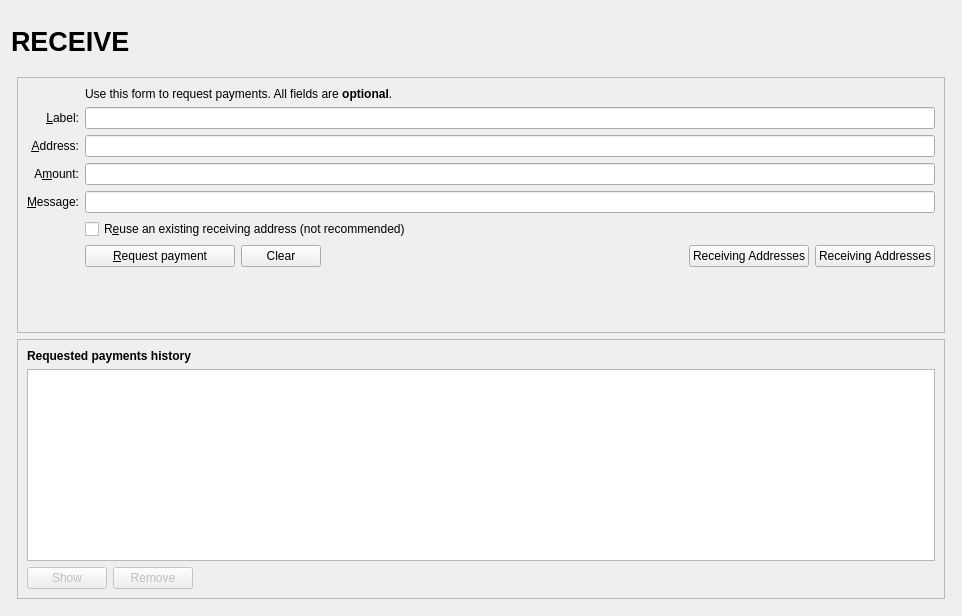
<?xml version="1.0" encoding="UTF-8"?>
<ui version="4.0">
 <class>ReceiveCoinsDialog</class>
 <widget class="QWidget" name="ReceiveCoinsDialog">
  <property name="geometry">
   <rect>
    <x>0</x>
    <y>0</y>
    <width>962</width>
    <height>616</height>
   </rect>
  </property>
  <layout class="QVBoxLayout" name="verticalLayout" stretch="0">
   <item>
    <layout class="QVBoxLayout" name="verticalLayout_Master" stretch="0,1">
     <property name="spacing">
      <number>0</number>
     </property>
     <item>
      <widget class="QFrame" name="frame_Header">
       <layout class="QVBoxLayout" name="verticalLayout_8">
        <property name="margin">
         <number>0</number>
        </property>
        <item>
         <layout class="QHBoxLayout" name="horizontalLayout_Header" stretch="1,0,1">
          <item>
           <widget class="QLabel" name="labelOverviewHeaderLeft">
            <property name="minimumSize">
             <size>
              <width>464</width>
              <height>60</height>
             </size>
            </property>
            <property name="maximumSize">
             <size>
              <width>16777215</width>
              <height>60</height>
             </size>
            </property>
            <property name="font">
             <font>
              <pointsize>20</pointsize>
              <weight>75</weight>
              <bold>true</bold>
             </font>
            </property>
            <property name="text">
             <string>RECEIVE</string>
            </property>
           </widget>
          </item>
          <item>
           <spacer name="horizontalSpacer_3">
            <property name="orientation">
             <enum>Qt::Horizontal</enum>
            </property>
            <property name="sizeHint" stdset="0">
             <size>
              <width>40</width>
              <height>20</height>
             </size>
            </property>
           </spacer>
          </item>
          <item>
           <widget class="QLabel" name="labelOverviewHeaderRight">
            <property name="minimumSize">
             <size>
              <width>464</width>
              <height>60</height>
             </size>
            </property>
            <property name="maximumSize">
             <size>
              <width>16777215</width>
              <height>60</height>
             </size>
            </property>
            <property name="font">
             <font>
              <pointsize>14</pointsize>
             </font>
            </property>
            <property name="text">
             <string/>
            </property>
            <property name="alignment">
             <set>Qt::AlignRight|Qt::AlignTrailing|Qt::AlignVCenter</set>
            </property>
           </widget>
          </item>
         </layout>
        </item>
       </layout>
      </widget>
     </item>
     <item>
      <widget class="QFrame" name="frame_BG">
       <layout class="QVBoxLayout" name="verticalLayout_5">
        <property name="margin">
         <number>6</number>
        </property>
        <item>
         <widget class="QFrame" name="frame2">
          <property name="sizePolicy">
           <sizepolicy hsizetype="Preferred" vsizetype="Expanding">
            <horstretch>0</horstretch>
            <verstretch>0</verstretch>
           </sizepolicy>
          </property>
          <property name="frameShape">
           <enum>QFrame::StyledPanel</enum>
          </property>
          <property name="frameShadow">
           <enum>QFrame::Sunken</enum>
          </property>
          <layout class="QVBoxLayout" name="verticalLayout_3">
           <item>
            <layout class="QGridLayout" name="gridLayout">
             <item row="2" column="2">
              <widget class="QLabel" name="label_5">
               <property name="text">
                <string>Use this form to request payments. All fields are &lt;b&gt;optional&lt;/b&gt;.</string>
               </property>
              </widget>
             </item>
             <item row="4" column="0">
              <widget class="QLabel" name="label_2">
               <property name="toolTip">
                <string>An optional label to associate with the new receiving address.</string>
               </property>
               <property name="text">
                <string>&amp;Label:</string>
               </property>
               <property name="alignment">
                <set>Qt::AlignRight|Qt::AlignTrailing|Qt::AlignVCenter</set>
               </property>
               <property name="buddy">
                <cstring>reqLabel</cstring>
               </property>
              </widget>
             </item>
             <item row="4" column="2">
              <widget class="QLineEdit" name="reqLabel">
               <property name="toolTip">
                <string>An optional label to associate with the new receiving address.</string>
               </property>
              </widget>
             </item>
             <item row="5" column="0">
              <widget class="QLabel" name="label">
               <property name="toolTip">
                <string>Your receiving address. You can copy and use it to receive coins on this wallet. A new one will be generated once it is used.</string>
               </property>
               <property name="text">
                <string>&amp;Address:</string>
               </property>
               <property name="alignment">
                <set>Qt::AlignRight|Qt::AlignTrailing|Qt::AlignVCenter</set>
               </property>
               <property name="buddy">
                <cstring>reqAddress</cstring>
               </property>
              </widget>
             </item>
             <item row="5" column="2">
              <widget class="QLineEdit" name="reqAddress">
               <property name="readOnly">
                <bool>true</bool>
               </property>
               <property name="minimumSize">
                <size>
                 <width>80</width>
                 <height>0</height>
                </size>
               </property>
               <property name="toolTip">
                <string>Your receiving address. You can copy and use it to receive coins on this wallet. A new one will be generated once it is used.</string>
               </property>
              </widget>
             </item>
             <item row="6" column="0">
              <widget class="QLabel" name="label">
               <property name="toolTip">
                <string>An optional amount to request. Leave this empty or zero to not request a specific amount.</string>
               </property>
               <property name="text">
                <string>A&amp;mount:</string>
               </property>
               <property name="alignment">
                <set>Qt::AlignRight|Qt::AlignTrailing|Qt::AlignVCenter</set>
               </property>
               <property name="buddy">
                <cstring>reqAmount</cstring>
               </property>
              </widget>
             </item>
             <item row="6" column="2">
              <widget class="BitcoinAmountField" name="reqAmount">
               <property name="minimumSize">
                <size>
                 <width>80</width>
                 <height>0</height>
                </size>
               </property>
               <property name="toolTip">
                <string>An optional amount to request. Leave this empty or zero to not request a specific amount.</string>
               </property>
              </widget>
             </item>
             <item row="7" column="0">
              <widget class="QLabel" name="label_3">
               <property name="toolTip">
                <string>An optional message to attach to the payment request, which will be displayed when the request is opened. Note: The message will not be sent with the payment over the Galilel network.</string>
               </property>
               <property name="text">
                <string>&amp;Message:</string>
               </property>
               <property name="alignment">
                <set>Qt::AlignRight|Qt::AlignTrailing|Qt::AlignVCenter</set>
               </property>
               <property name="buddy">
                <cstring>reqMessage</cstring>
               </property>
              </widget>
             </item>
             <item row="7" column="2">
              <widget class="QLineEdit" name="reqMessage">
               <property name="toolTip">
                <string>An optional message to attach to the payment request, which will be displayed when the request is opened.&lt;br&gt;Note: The message will not be sent with the payment over the Galilel network.</string>
               </property>
              </widget>
             </item>
             <item row="8" column="0">
              <widget class="QLabel" name="label_4">
               <property name="text">
                <string/>
               </property>
              </widget>
             </item>
             <item row="8" column="2">
              <widget class="QCheckBox" name="reuseAddress">
               <property name="toolTip">
                <string>Reuse one of the previously used receiving addresses.&lt;br&gt;Reusing addresses has security and privacy issues.&lt;br&gt;Do not use this unless re-generating a payment request made before.</string>
               </property>
               <property name="text">
                <string>R&amp;euse an existing receiving address (not recommended)</string>
               </property>
              </widget>
             </item>
             <item row="9" column="0">
              <widget class="QLabel" name="label_7">
               <property name="text">
                <string/>
               </property>
              </widget>
             </item>
             <item row="9" column="2">
              <layout class="QHBoxLayout" name="horizontalLayout">
               <item>
                <widget class="QPushButton" name="receiveButton">
                 <property name="minimumSize">
                  <size>
                   <width>150</width>
                   <height>0</height>
                  </size>
                 </property>
                 <property name="text">
                  <string>&amp;Request payment</string>
                 </property>
                 <property name="icon">
                  <iconset resource="../galilel.qrc">
                   <normaloff>:/icons/receiving_addresses</normaloff>:/icons/receiving_addresses</iconset>
                 </property>
                </widget>
               </item>
               <item>
                <widget class="QPushButton" name="clearButton">
                 <property name="sizePolicy">
                  <sizepolicy hsizetype="Minimum" vsizetype="Fixed">
                   <horstretch>0</horstretch>
                   <verstretch>0</verstretch>
                  </sizepolicy>
                 </property>
                 <property name="toolTip">
                  <string>Clear all fields of the form.</string>
                 </property>
                 <property name="text">
                  <string>Clear</string>
                 </property>
                 <property name="icon">
                  <iconset resource="../galilel.qrc">
                   <normaloff>:/icons/remove</normaloff>:/icons/remove</iconset>
                 </property>
                 <property name="autoDefault">
                  <bool>false</bool>
                 </property>
                </widget>
               </item>
               <item>
                <spacer name="horizontalSpacer">
                 <property name="orientation">
                  <enum>Qt::Horizontal</enum>
                 </property>
                 <property name="sizeHint" stdset="0">
                  <size>
                   <width>40</width>
                   <height>20</height>
                  </size>
                 </property>
                </spacer>
               </item>
               <item>
                <widget class="QPushButton" name="receivingAddressesButton">
                 <property name="text">
                  <string>Receiving Addresses</string>
                 </property>
                 <property name="icon">
                  <iconset resource="../galilel.qrc">
                   <normaloff>:/icons/address-book</normaloff>:/icons/address-book</iconset>
                 </property>
                 <property name="autoDefault">
                  <bool>false</bool>
                 </property>
                </widget>
               </item>
               <item>
                <widget class="QPushButton" name="receivingAddressesButton">
                 <property name="text">
                  <string>Receiving Addresses</string>
                 </property>
                 <property name="icon">
                  <iconset resource="../galilel.qrc">
                   <normaloff>:/icons/address-book</normaloff>:/icons/address-book</iconset>
                 </property>
                 <property name="autoDefault">
                  <bool>false</bool>
                 </property>
                </widget>
               </item>
              </layout>
             </item>
             <item row="10" column="2">
              <spacer name="verticalSpacer">
               <property name="orientation">
                <enum>Qt::Vertical</enum>
               </property>
               <property name="sizeHint" stdset="0">
                <size>
                 <width>20</width>
                 <height>40</height>
                </size>
               </property>
              </spacer>
             </item>
            </layout>
           </item>
          </layout>
         </widget>
        </item>
        <item>
         <widget class="QFrame" name="frame">
          <property name="sizePolicy">
           <sizepolicy hsizetype="Preferred" vsizetype="Expanding">
            <horstretch>0</horstretch>
            <verstretch>0</verstretch>
           </sizepolicy>
          </property>
          <property name="frameShape">
           <enum>QFrame::StyledPanel</enum>
          </property>
          <property name="frameShadow">
           <enum>QFrame::Raised</enum>
          </property>
          <layout class="QVBoxLayout" name="verticalLayout_2">
           <item>
            <widget class="QLabel" name="label_6">
             <property name="font">
              <font>
               <weight>75</weight>
               <bold>true</bold>
              </font>
             </property>
             <property name="text">
              <string>Requested payments history</string>
             </property>
            </widget>
           </item>
           <item>
            <widget class="QTableView" name="recentRequestsView">
             <property name="palette">
              <palette>
               <active>
                <colorrole role="Text">
                 <brush brushstyle="SolidPattern">
                  <color alpha="255">
                   <red>51</red>
                   <green>51</green>
                   <blue>51</blue>
                  </color>
                 </brush>
                </colorrole>
               </active>
               <inactive>
                <colorrole role="Text">
                 <brush brushstyle="SolidPattern">
                  <color alpha="255">
                   <red>51</red>
                   <green>51</green>
                   <blue>51</blue>
                  </color>
                 </brush>
                </colorrole>
               </inactive>
               <disabled>
                <colorrole role="Text">
                 <brush brushstyle="SolidPattern">
                  <color alpha="255">
                   <red>85</red>
                   <green>85</green>
                   <blue>85</blue>
                  </color>
                 </brush>
                </colorrole>
               </disabled>
              </palette>
             </property>
             <property name="contextMenuPolicy">
              <enum>Qt::CustomContextMenu</enum>
             </property>
             <property name="tabKeyNavigation">
              <bool>false</bool>
             </property>
             <property name="sortingEnabled">
              <bool>true</bool>
             </property>
            </widget>
           </item>
           <item>
            <layout class="QHBoxLayout" name="horizontalLayout_2">
             <item>
              <widget class="QPushButton" name="showRequestButton">
               <property name="enabled">
                <bool>false</bool>
               </property>
               <property name="toolTip">
                <string>Show the selected request (does the same as double clicking an entry)</string>
               </property>
               <property name="text">
                <string>Show</string>
               </property>
               <property name="icon">
                <iconset resource="../galilel.qrc">
                 <normaloff>:/icons/edit</normaloff>:/icons/edit</iconset>
               </property>
               <property name="autoDefault">
                <bool>false</bool>
               </property>
              </widget>
             </item>
             <item>
              <widget class="QPushButton" name="removeRequestButton">
               <property name="enabled">
                <bool>false</bool>
               </property>
               <property name="toolTip">
                <string>Remove the selected entries from the list</string>
               </property>
               <property name="text">
                <string>Remove</string>
               </property>
               <property name="icon">
                <iconset resource="../galilel.qrc">
                 <normaloff>:/icons/remove</normaloff>:/icons/remove</iconset>
               </property>
               <property name="autoDefault">
                <bool>false</bool>
               </property>
              </widget>
             </item>
             <item>
              <spacer name="horizontalSpacer_2">
               <property name="orientation">
                <enum>Qt::Horizontal</enum>
               </property>
               <property name="sizeHint" stdset="0">
                <size>
                 <width>40</width>
                 <height>20</height>
                </size>
               </property>
              </spacer>
             </item>
            </layout>
           </item>
          </layout>
         </widget>
        </item>
       </layout>
      </widget>
     </item>
    </layout>
   </item>
  </layout>
 </widget>
 <customwidgets>
  <customwidget>
   <class>BitcoinAmountField</class>
   <extends>QLineEdit</extends>
   <header>bitcoinamountfield.h</header>
   <container>1</container>
  </customwidget>
 </customwidgets>
 <tabstops>
  <tabstop>reqLabel</tabstop>
  <tabstop>reqAddress</tabstop>
  <tabstop>reqAmount</tabstop>
  <tabstop>reqMessage</tabstop>
  <tabstop>reuseAddress</tabstop>
  <tabstop>receiveButton</tabstop>
  <tabstop>clearButton</tabstop>
  <tabstop>recentRequestsView</tabstop>
  <tabstop>showRequestButton</tabstop>
  <tabstop>removeRequestButton</tabstop>
 </tabstops>
 <resources>
  <include location="../galilel.qrc"/>
 </resources>
 <connections/>
</ui>
